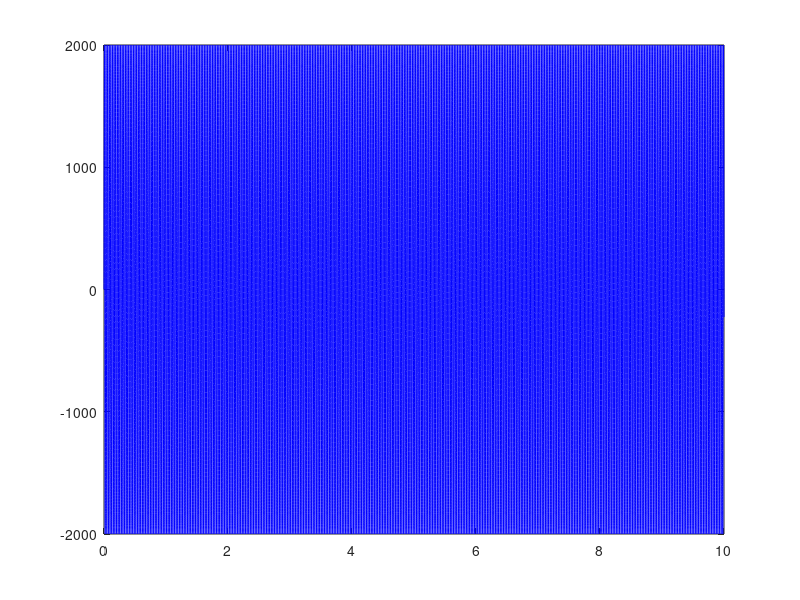

MATLAB code to generate this figure:
%% generate a signal to use the bandpass filter for
% filter then makes the signal good enough to put through the APDL
% transient analysis
clear all
%highest frequency of interest we want to know
hf=100;
dt=1/(100*hf);
%length of time we want to find response for
lt=10;
steps=(lt/dt);
x=linspace(0,lt,(steps));
% x=0:1/steps:lt;
%generate random numbers between [-1,1] with a length of steps
A=2000;
% r=-A+(2*A).*rand(steps,1);
r=A.*sin(38.4518*2*pi*x);
% r = Amplitude*sin(w*t), where t is the timesteps, or X

% put it through the filter we created in bandpass filter toolbox thing
% y=doFilter2(r,dt);
% create vector to export to a csv file for APDL to read
Y=[x' r'];
figure
plot(x,r,'b') %,x,y,'g')

file='U:\_PhD\APDL\Validation\DuffingValDec17\NLmodeC1.csv';
csvwrite(file,Y);


